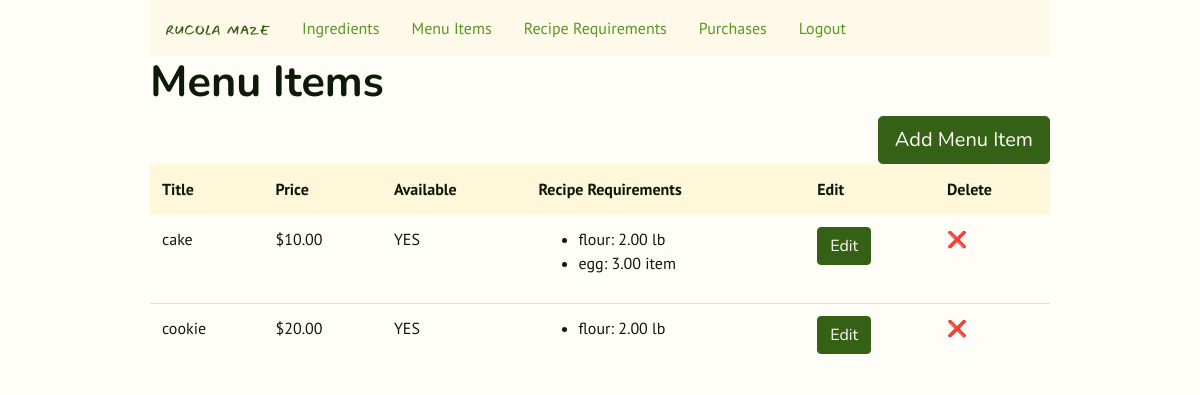
The app's page /menu_items (signed in), older data.
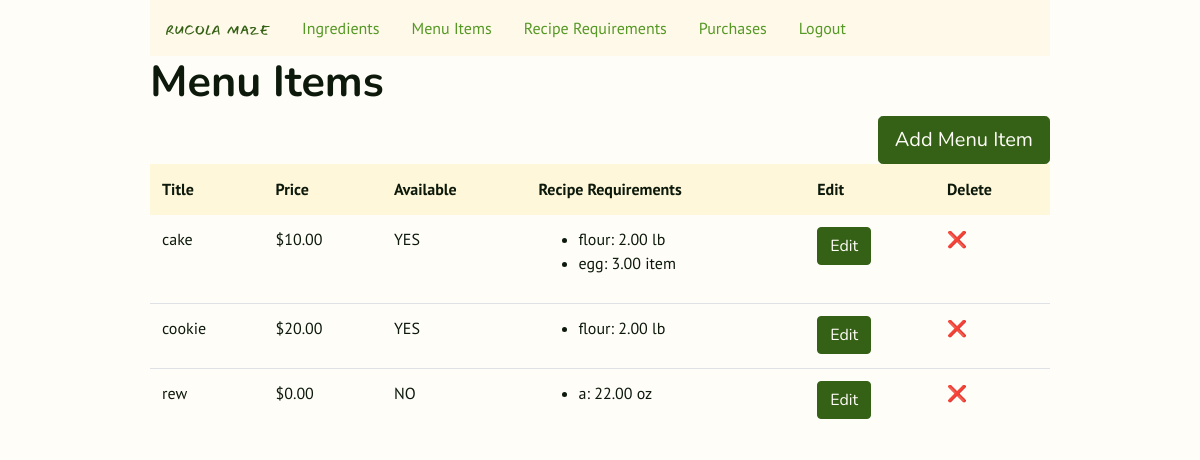
The same page, newer data.
### inventory/models.py (models this page shows, shortened)
class MenuItem(models.Model):
    title = models.CharField(max_length=128, unique=True)
    price = models.DecimalField(max_digits=5, decimal_places=2, default=0.00)

class RecipeRequirement(models.Model):
    menu_item = models.ForeignKey(MenuItem, on_delete=models.CASCADE)
    ingredient = models.ForeignKey(Ingredient, on_delete=models.CASCADE)
    quantity_required = models.DecimalField(max_digits=8, decimal_places=2)
    def __str__(self):
        return f"{self.ingredient}: {self.quantity_required} {self.ingredient.unit}"

class Ingredient(models.Model):
    lb = "lb"  # what is after '=' is shown on the site
    oz = "oz"
    fl_oz = "fl oz"
    item = "item"
    UNIT_CHOICES = [
        (lb, "lb"),  # what is after comma shows in admin
        (oz, "oz"),
        (fl_oz, "fl oz"),
        (item, "item"),
    ]
    name = models.CharField(max_length=128, unique=True)
    quantity_available = models.DecimalField(
        max_digits=8, decimal_places=2, default=0.00
    )
    unit = models.CharField(max_length=6, choices=UNIT_CHOICES, default="oz")
    unit_price = models.DecimalField(max_digits=6, decimal_places=2, default=0.00)
    def __str__(self):
        return self.name

### inventory/views.py (the view)
# urls.py: path("menu_items", views.MenuItems.as_view(), name="menu_items"),
class MenuItems(LoginRequiredMixin, ListView):
    model = MenuItem
    template_name = "inventory/menu_items.html"
    available_menu_items_titles = []
    available_menu_items_titles = [
        m_i.title for m_i in MenuItem.objects.all() if m_i.is_available()
    ]
    def get_context_data(self, **kwargs):
        context = super().get_context_data(**kwargs)
        context["available_menu_items_titles"] = self.available_menu_items_titles
        return context

### inventory/templates/inventory/menu_items.html (shortened to what this page needs)
{% extends 'inventory/layout.html' %}
{% block body %}
<div class="h1">
    <h1>Menu Items</h1>
</div>
<div><a class="btn btn-primary btn-lg right" href="{% url 'menu_item_new' %}" role="button">Add Menu Item</a>
</div>
<table class="table">
    <thead class="thead-light">
        <tr>
            <th>Title</th>
            <th>Price</th>
            <th>Available</th>
            <th>Recipe Requirements</th>
            <th>Edit</th>
            <th>Delete</th>
        </tr>
    </thead>
    {% for menu_item in object_list %}
    <tr>
        <td>{{ menu_item.title }}</td>
        <td>${{ menu_item.price }}</td>
        {% if menu_item.title in available_menu_items_titles %}
        <td>YES</td>
        {% else %}
        <td>NO</td>
        {% endif %}
        <td>
            <ul>
                {% for recipe_requirement in menu_item.reciperequirement_set.all %}
                <li>{{ recipe_requirement }}</li>
                {% endfor %}
            </ul>
        </td>
        <td><a href="{% url 'menu_item_edit' menu_item.id %}"><button class="btn btn-primary">Edit</button></a>
        </td>
        <td><a href="{% url 'menu_item_delete' menu_item.id %}">❌</td>
    </tr>
    {% endfor %}
</table>
{% endblock %}

Row changes from the older to the newer data that the page shows:
added MenuItem: title "rew", price "0.00", shows "NO"
added RecipeRequirement: ingredient+quantity_required "a: 22.00 oz", shown under "rew"
